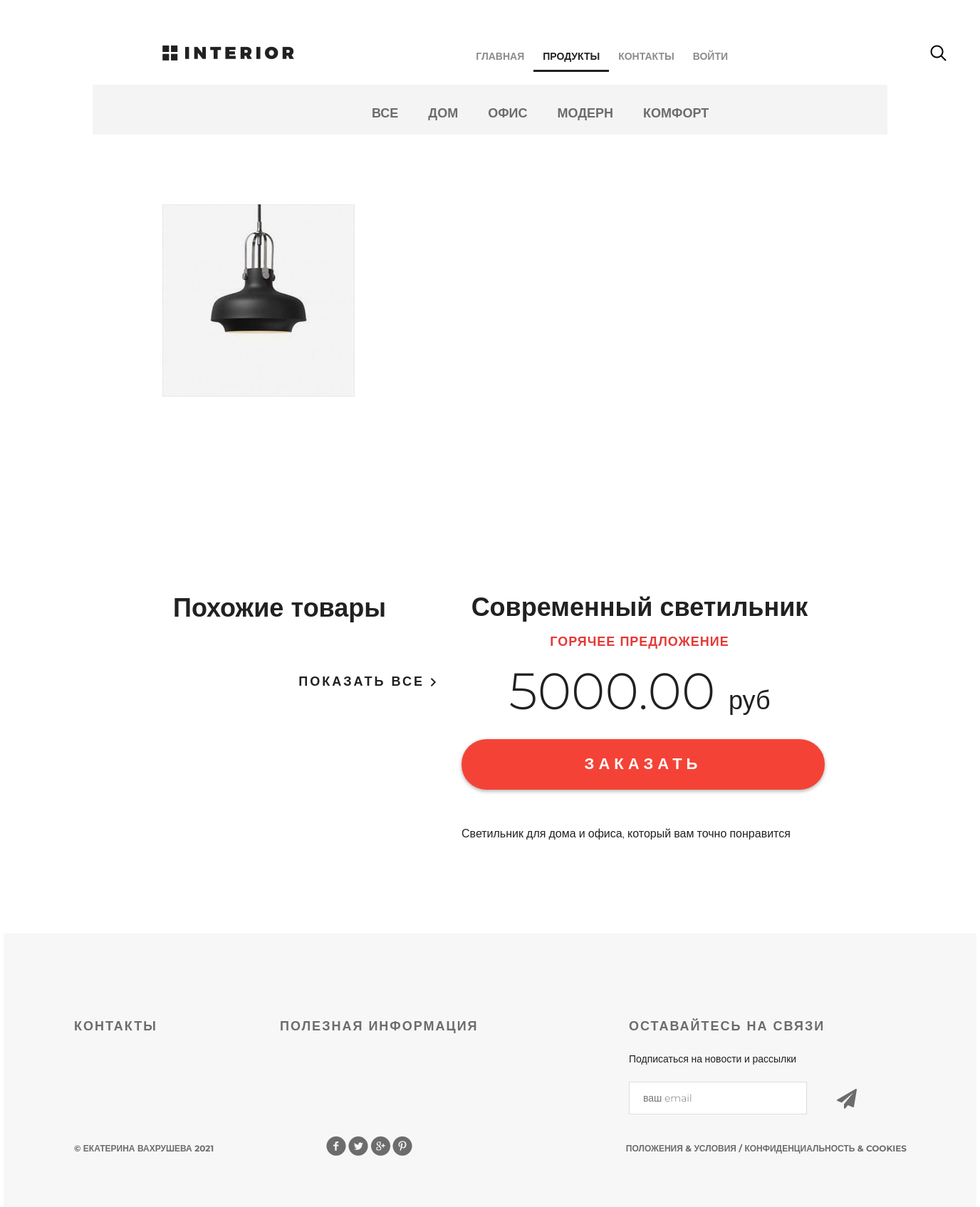
Screenshot of /products/ with the database file from the repository.
### mainapp/models.py (models this page shows, shortened)
class ProductCategory(models.Model):
    objects: models.Manager()
    name = models.CharField(
        verbose_name='наименование',
        max_length=100,
        unique=True,
    )
    description = models.TextField(
        verbose_name='описание',
        blank=True,
    )
    is_deleted = models.BooleanField(
        default=False,
        verbose_name='категория удалена'
    )
    class Meta():
        verbose_name = 'категория'
        verbose_name_plural = 'категории'

class Product(models.Model):
    objects: models.Manager()
    category = models.ForeignKey(
        ProductCategory,
        on_delete=models.CASCADE
    )
    name = models.CharField(
        verbose_name='наименование',
        max_length=128
    )
    image = models.ImageField(
        upload_to='products_images',
        blank=True,
        verbose_name='фото'
    )
    short_desc = models.CharField(
        verbose_name='краткое описание',
        max_length=60,
        blank=True
    )
    description = models.TextField(
        verbose_name='описание',
        blank=True
    )
    price = models.DecimalField(
        verbose_name='цена',
        max_digits=8,
        decimal_places=2,
        default=0
    )
    quantity = models.PositiveIntegerField(
        verbose_name='количество',
        default=0
    )
    is_deleted = models.BooleanField(
        default=False,
        verbose_name='товар удален'
    )
    class Meta():
        verbose_name = 'товар'
        verbose_name_plural = 'товары'

### mainapp/views.py (the view)
# urls.py: path('', views.hot_product, name='index'),
def hot_product(request):
    hot_product = get_random_product()
    same_products = get_same_products(hot_product)
    content = {
        'title': 'горячее предложение',
        'links_menu': ProductCategory.objects.exclude(is_deleted=True),
        'hot_product': hot_product,
        'same_products': same_products,
        'basket': get_basket(request.user),
    }
    return render(request, 'mainapp/hot_product.html', content)

### mainapp/views.py (called while the page is built)
def get_basket(user):
    if user.is_authenticated:
        return Basket.objects.filter(user=user)
    else:
        return []

def get_random_product():
    products = Product.objects.filter(is_deleted=False)
    return random.sample(list(products), 1)[0]

def get_same_products(prod):
    same_products = Product.objects\
                            .filter(is_deleted=False, category=prod.category)\
                            .exclude(pk=prod.pk)[:3]
    return same_products

### mainapp/templates/mainapp/hot_product.html (shortened to what this page needs)
{% extends 'layout.html' %}
{% load static %}
{% block content %}
<div class="hero-white">
    {% include 'includes/inc_main_menu.html' %}
</div>
<div class="details">
    <div class="links clearfix">
        {% include 'includes/inc_categories_menu.html' %}
    </div>
    <div class="details-products">
        <div class="details-slider">
            <div class="slider-product">
                <img src="/media/{{ hot_product.image }}"
                     alt="{{ product.short_desc }}">
            </div>
        </div>
        <div class="description">
            <h3 class="big-bold">{{ hot_product.name }}</h3>
            <h3 class="red">горячее предложение</h3>
            <p class="price"> {{ hot_product.price }} <span>руб</span></p>
            <a href="{% url 'basket:add' hot_product.pk %}" class="red-button">
                заказать</i>
            </a>
            <div class="description-text">
                <p>{{ hot_product.description }}</p>
            </div>
        </div>
    </div>
    <div class="related">
        <div class="title clearfix">
            <h2>Похожие товары</h2>
            <a class="explore"
               href="{% url 'products:category' 0 1 %}">показать все
                <img src="{% static '/img/arrow.png' %}" alt=""></a>
        </div>
    </div>
</div>
{% endblock %}

### geekshop/templates/includes/inc_categories_menu.html (shortened to what this page needs)
<ul class="links-menu">
  <li>
    <a href="{% url 'products:category' 0 1 %}"
        >
      все
    </a>
  </li>
  {% for link in links_menu %}
    <li>
      <a href="{% url 'products:category' link.pk 1 %}"
        >
        {{ link.name }}
      </a>
    </li>
  {% endfor %}
</ul>

### geekshop/static/style.css (style rules this page uses)
* { margin: 0; padding: 0; }
body { font-family: 'Montserrat', sans-serif; }
html, body { height: 100%; }
.clearfix:after { content: ""; display: block; clear: both; }
.explore { text-transform: uppercase; color: #212121; font-size: 18px; font-weight: 700; line-height: 24px; text-align: center; float: right; margin-top: 138px; letter-spacing: 3px; text-decoration: none; }
.big-bold { color: #212121; font-size: 36px; font-weight: 700; text-align: left; margin-bottom: 24px; line-height: 36px; }
.title { height: 152px; margin-right: 15px; }
.title h2 { float: left; margin-top: 118px; color: #212121; font-size: 36px; font-weight: 700; text-align: left; margin-left: 15px; }
.red { text-transform: uppercase; color: #e53935; font-size: 18px; font-weight: 700; text-align: left; letter-spacing: 1px; line-height: 17px; margin-bottom: 22px; }
.hero-white { background-color: #fff; height: 119px; padding-left: 98px; padding-right: 211px; position: relative; }
.links { height: 70px; background-color: #f4f4f4; position: relative; padding-left: 360px; }
.links-menu { margin: 27px auto 0px; position: absolute; }
.links-menu li { float: left; list-style-type: none; padding-right: 42px; }
.links-menu li a { text-decoration: none; color: #6c6c6c; font-size: 18px; font-weight: 700; text-transform: uppercase; }
.details-products { padding-left: 98px; padding-right: 98px; margin-top: 98px; height: 500px; }
.details-slider { width: 500px; float: left; margin-right: 30px; }
.slider-product { width: 500px; height: 500px; }
.description { width: 535px; float: right; padding-left: 35px }
.description .big-bold { color: #212121; font-size: 36px; font-weight: 700; text-align: center; margin-top: 47px; margin-bottom: 0px; }
.description .red { text-transform: uppercase; color: #e53935; font-size: 18px; font-weight: 700; text-align: center; letter-spacing: 1px; line-height: 17px; margin-top: 23px; margin-bottom: 36px; }
.description .price { color: #212121; font-size: 72px; font-weight: 300; line-height: 48px; text-align: center; }
.description .price span { color: #212121; font-size: 36px; font-weight: 300; line-height: 48px; text-align: center; }
.red-button { display: block; height: 71px; width: 510px; border-radius: 35px; background-color: #f44336; text-align: center; text-transform: uppercase; text-decoration: none; color: #ffffff; font-size: 22px; font-weight: 700; line-height: 24px; box-shadow: 0px 2px 4.85px 0.15px rgba(33, 33, 33, 0.35); line-height: 70px; letter-spacing: 6px; margin-top: 31px; }
.description-text { margin-top: 50px; color: #212121; font-size: 16px; font-weight: 300; line-height: 24px; text-align: left; }
.description-text p { margin-bottom: 0.5em; }
.related { padding: 0px 98px; }
.related .title { height: 143px; margin-right: 0; }
.related .title h2 { margin-top: 45px; }
.related .title .explore { margin-top: 62px; }

### rows the page displays
ProductCategory: name "ДОМ"
ProductCategory: name "ОФИС"
ProductCategory: name "МОДЕРН"
ProductCategory: name "КОМФОРТ"
Product: image (picture), name "Современный светильник", price "5000.00", description "Светильник для дома и офиса, который вам точно понравится"
